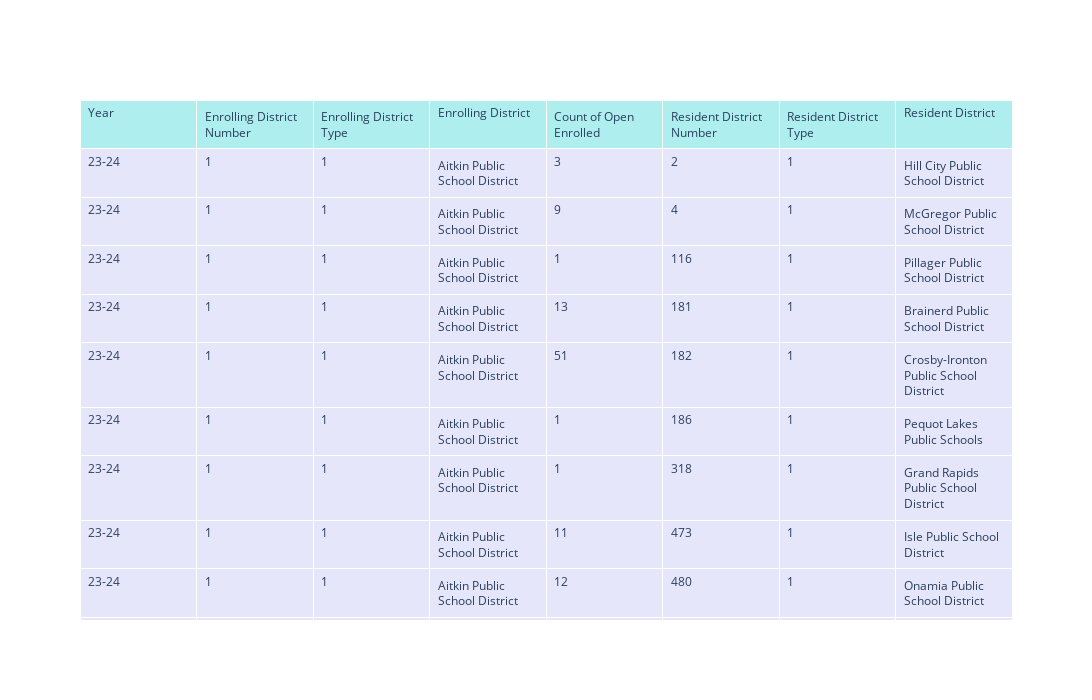

The notebook cell this image was saved under:
### Code cell
# Interactive Table with Plotly
fig5 = go.Figure(data=[go.Table(
    header=dict(values=list(df.columns),
                fill_color='paleturquoise',
                align='left'),
    cells=dict(values=[df[col] for col in df.columns],
               fill_color='lavender',
               align='left'))
])

fig5.update_layout(width=1200, height=700)
fig5.show()

### Figure 1 — Plotly figure (JSON) as saved in the notebook; plotly's stock layout.template omitted (floating-point values rounded to 4 significant figures; data arrays with more than 128 entries replaced by an {"elided": "..."} marker saying what was removed)
{"data": [{"cells": {"align": "left", "fill": {"color": "lavender"}, "values": {"elided": "8x4249 mixed values"}}, "header": {"align": "left", "fill": {"color": "paleturquoise"}, "values": ["Year", "Enrolling District Number", "Enrolling District Type", "Enrolling District", "Count of Open Enrolled", "Resident District Number", "Resident District Type", "Resident District"]}, "type": "table"}], "layout": {"height": 700, "width": 1200}}
